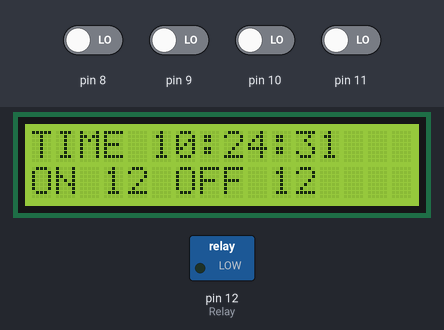
Bench run of a sketch on a simulated Arduino Uno, built with avr-gcc and run on an emulated ATmega328P. Shown: 16×2 character LCD, switched loads named in the sketch (green lamp = pin HIGH). The test bench sets the inputs (shaded band); at power-on: pin 8–11 LOW. The local clock reads 2024-03-15 10:24:30 at power-on unless the sketch sets it.

Above: at 1.2 s.
1.3 s: pin 8 driven HIGH
At 2.8 s:
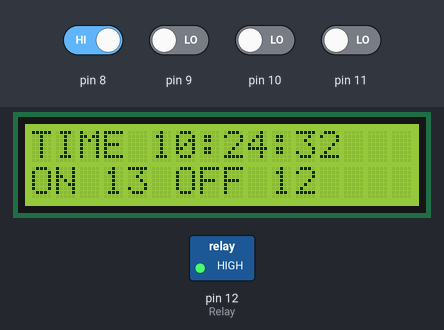
4.3 s: pin 9 driven HIGH
At 5.3 s:
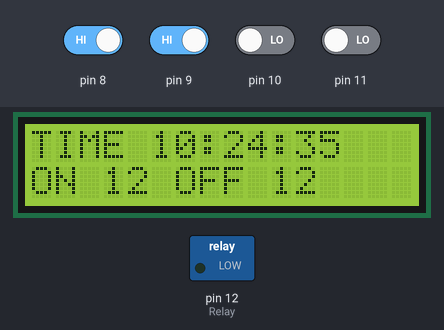
6.5 s: pin 10 driven HIGH
At 7.8 s:
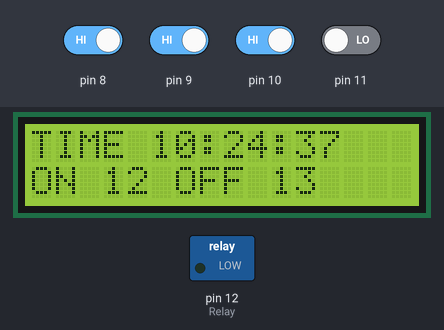
8.5 s: pin 11 driven HIGH
At 9.6 s:
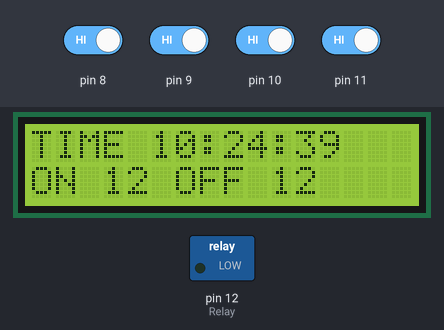
Timing chart, 0 to 11.5 s (numbered marks = the images above; inputs shaded):
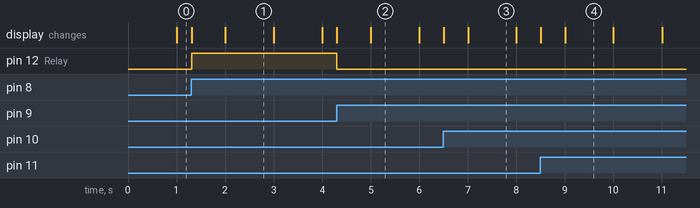

Measured:
- after the input at 1.3 s, pin 12 (Relay): LOW → HIGH at once
- after the input at 4.3 s, pin 12 (Relay): HIGH → LOW at once
- what the display in image 1 shows lasts 1.0 s, from 2.0 s to 3.0 s

The sketch:

FC1EX3QIRC71KKM.ino
```cpp
//NJarpa
// Arduino timer on/off setpoint.
//If you find this code,visit INSTRUCTABLES and type the title above.
//Arduino UNO + RTC 1307 + 16X2 LCD + 4 buttons


#include <LiquidCrystal.h>   //Libraries
#include <RTClib.h>
#include <Wire.h>

LiquidCrystal lcd(2, 3, 4, 5, 6, 7); //Arduino pins to lcd
//LCD 1602
//RS to 2pin, EN to 3pin, D4 to 4pin, D5 to 5pin, D6 to 6pin, D7 to 7pin
//Contrast=  10K potentiometer: 1 to Vcc, 2(center)to VO, 3 to GND
//Backlight= K to GND(with 1K resistor), A to Vcc
//Vss to GND , Vdd to +5v

RTC_DS1307 RTC;                     // define the Real Time Clock object
//RTC 1307
//SDA to analog 4,  SCL to analog 5

//You need 4 buttons like this,to enter the set points, with 10K resistor to ground (for each one)

//                  To arduino pins(8, 9, 10, 11)
//                        |
//                        |
//              switch    |
//              _______   |         10K
//    +5V  0-----0   0----0------/\/\/\/\-------0  to GND

const int DOWN_BUTTONon =9;        //Buttons Pins
const int UP_BUTTONon =8;
const int DOWN_BUTTONoff =11;
const int UP_BUTTONoff =10;
const int Relay =12;             //Relay pin

//-----Variables for debouncing------//

boolean lastDownONButton = LOW;
boolean currentDownONButton = LOW;
boolean lastUpONButton = LOW;
boolean currentUpONButton = LOW;
boolean lastDownOFFButton = LOW;
boolean currentDownOFFButton = LOW;
boolean lastUpOFFButton = LOW;
boolean currentUpOFFButton = LOW;


int set_on = 12;        //The default "ON" desired time
int set_off= 12;        //The default "OFF" desired time


void setup(){
  pinMode(Relay, OUTPUT);

     Wire.begin();
     RTC.begin();
     lcd.begin(16, 2); // Configura lcd numero columnas y filas

     lcd.setCursor(0,0);  //Show "TIME" on the LCD
     lcd.print("TIME");
     lcd.setCursor(0,1);
     lcd.print("ON");    //Show "ON" on the lcd
     lcd.setCursor(6,1);
     lcd.print("OFF");  //Show "OFF" on the lcd
}

   //----Debouncing function for all buttons----//
boolean debounce(boolean last, int pin)
{
boolean current = digitalRead(pin);
if (last != current)
{
delay(5);
current = digitalRead(pin);
}
return current;
}


void loop(){
//--------Show current Time On LCD--------//


DateTime now = RTC.now();        // Clock call
now = RTC.now();

lcd.setCursor(5,0);
if(now.hour() < 10)
{
lcd.print("0");
}
lcd.print(now.hour(), DEC); //Print hour
lcd.print(':');
if(now.minute() < 10)
{
lcd.print("0");
}
lcd.print(now.minute(), DEC); //Print min
lcd.print(':');
if(now.second() < 10)
{
lcd.print("0");
}
lcd.print(now.second(), DEC); //Print sec

//----Debounce  buttons---//
currentDownONButton = debounce(lastDownONButton, DOWN_BUTTONon);
currentUpONButton = debounce(lastUpONButton, UP_BUTTONon);
currentDownOFFButton = debounce(lastDownOFFButton, DOWN_BUTTONoff);
currentUpOFFButton = debounce(lastUpOFFButton, UP_BUTTONoff);

//-----Turn down the set "ON"-----//
if (lastDownONButton== LOW && currentDownONButton == HIGH)
{
if(set_on>0){    //"ON" Set point  down never lower than 0
set_on--;
}
else{
  lcd.setCursor(3,1);
  lcd.print("0");
}
}

//----Turn up the set "ON"----//
else if (lastUpONButton== LOW && currentUpONButton == HIGH)
{
  if(set_on<23){   //"ON" Set point up never higher than 23
  set_on++;
}
else{
  lcd.setCursor(3,1);
  lcd.print("23");
}
}

//---Print the set "ON"---//
lcd.setCursor(3,1);
if(set_on < 10){
  lcd.print("0");
}
lcd.print(set_on);
lastDownONButton = currentDownONButton;
lastUpONButton = currentUpONButton;

//-----Turn down the set "OFF"-----//
if (lastDownOFFButton== LOW && currentDownOFFButton == HIGH)
{
if(set_off>0){    //"OFF" Set point  down never lower than 0
set_off--;
}
else{
  lcd.setCursor(10,1);
  lcd.print("0");
}
}

//----Turn up the set "OFF"----//
else if (lastUpOFFButton== LOW && currentUpOFFButton == HIGH)
{
  if(set_off<23){   //"OFF" Set point up never higher than 23
  set_off++;
}
else{
  lcd.setCursor(10,1);
  lcd.print("23");
}
}

//---Print the set "OFF"---//
lcd.setCursor(10,1);
if(set_off < 10){
  lcd.print("0");
}
lcd.print(set_off);
lastDownOFFButton = currentDownOFFButton;
lastUpOFFButton = currentUpOFFButton;


//----Relay Function----//
if(set_on == set_off){
   digitalWrite(Relay, LOW);
}

if(set_on < set_off){

             if(now.hour() >= set_on && now.hour() < set_off ){             //Start
             digitalWrite(Relay, HIGH);
             }
             else if(now.hour() >= set_off) {
             digitalWrite(Relay, LOW);
             }
             else{
             digitalWrite(Relay, LOW);
             }
}
if (set_on > set_off){

            if(now.hour() >= set_on && now.hour() <= 23){                  //Start
            digitalWrite(Relay, HIGH);
            }
            else if(now.hour() < set_off){
            digitalWrite(Relay, HIGH);
            }
            else if(now.hour() >= set_off && now.hour() < set_on){
            digitalWrite(Relay, LOW);
            }
}

}// The End
```
